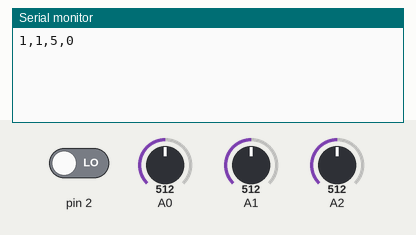
Bench run of a sketch on a simulated Arduino Uno, built with avr-gcc and run on an emulated ATmega328P. Shown: the last lines printed to the serial monitor. The test bench sets the inputs (shaded band); at power-on: A0 = 512, A1 = 512, A2 = 512, pin 2 LOW.

Above: at 1.2 s.
1.3 s: A0 set to 716
At 2.3 s:
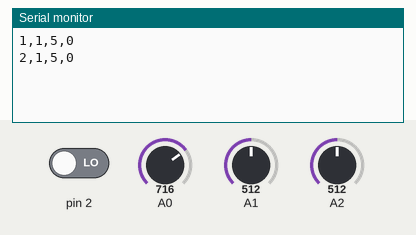
2.8 s: A1 set to 716
At 3.5 s:
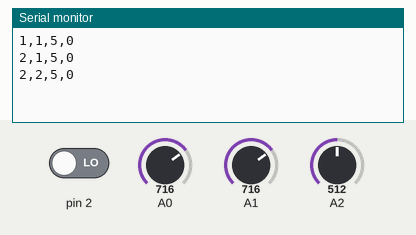
4.3 s: A2 set to 716
At 5.5 s:
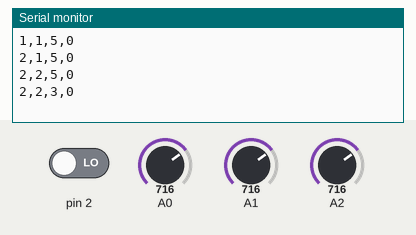
5.8 s: pin 2 driven HIGH
At 6.4 s:
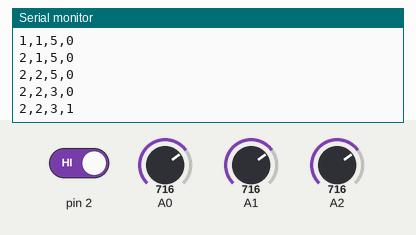
7.3 s: A2 set to 900
At 8.1 s:
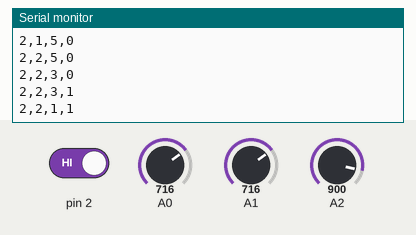
8.8 s: A0 set to 511
At 9.2 s:
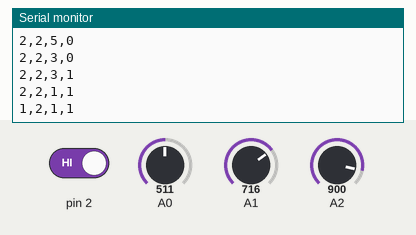
Timing chart, 0 to 11.3 s (numbered marks = the images above; inputs shaded):
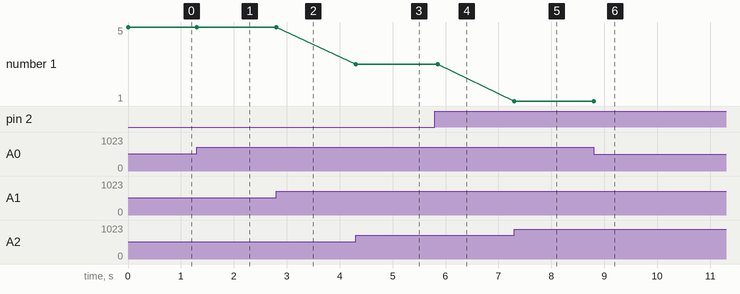

Measured:
- after the input at 1.3 s, the serial monitor: prints a new line at once (image 1)
- after the input at 2.8 s, the serial monitor: prints a new line at once (image 2)
- after the input at 4.3 s, the serial monitor: prints a new line at once (image 3)
- after the input at 5.8 s, the serial monitor: prints a new line after 0.05 s (image 4)
- after the input at 7.3 s, the serial monitor: prints a new line at once (image 5)
- after the input at 8.8 s, the serial monitor: prints a new line at once (image 6)
- plotted number 1: 5 → 3 after the input at 4.3 s

The sketch:

twitterRadioArduino.ino
```cpp
int radiusReadingPrev = 0;
int toneReadingPrev = 0;
int volumeReadingPrev = 0;
int switchReadingPrev = 0;

int switchState = 0;
int switchStatePrev = 0;

boolean sendSwitch = false;

long lastDebounceTime = 0;
long debounceDelay = 50;

void setup() {
  pinMode(2, INPUT);
  Serial.begin(9600); //Establish rate of Serial communication
  //establishContact(); //See function below
}

void loop() {
  //if (Serial.available() > 0) { //If we've heard from Processing do the following
  int inByte = Serial.read();

  int radiusReading = analogRead(A0);
  int toneReading = analogRead(A1);
  int volumeReading = analogRead(A2);
  int switchReading = digitalRead(2);

  volumeReading = 1023 - volumeReading;

  int radiusDif = abs(radiusReading - radiusReadingPrev);
  int toneDif = abs(toneReading - toneReadingPrev);
  int volumeDif = abs(volumeReading - volumeReadingPrev);

  // debounce for the switch
  if (switchReading != switchReadingPrev) {
    lastDebounceTime = millis();
  }
  if ((millis() - lastDebounceTime) > debounceDelay) {
    switchState = switchReading;

    if(switchState != switchStatePrev){
      sendSwitch = true;

      switchStatePrev = switchState;
    }
  }
  switchReadingPrev = switchReading;

  if(radiusDif > 20 || toneDif > 20 || volumeDif > 20 || sendSwitch){
    int radiusValue = int(radiusReading/342);
    int toneValue = int(toneReading/342);
    int volumeValue = int(round(volumeReading/102.3));

    Serial.print(radiusValue);
    Serial.print(",");
    Serial.print(toneValue);
    Serial.print(",");
    Serial.print(volumeValue);
    Serial.print(",");
    Serial.println(switchState);

    radiusReadingPrev = radiusReading;
    toneReadingPrev = toneReading;
    volumeReadingPrev = volumeReading;
  }
  sendSwitch = false;
  //}
}
/*
void establishContact() {
  // when Arduino receives a Serial message from Processing
  while (Serial.available() <= 0) {
    Serial.println("hello");
    delay(300);
  }
}*/
```
